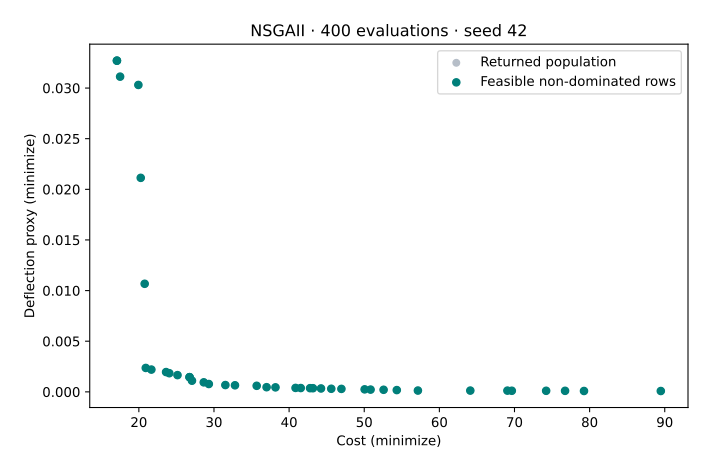

Generate this figure with Python:
"""Verified VAMOS 1.3.0 lesson: engineering. See coverage-setup for dependencies."""


def execute_example(problem, algorithm, config, budget, seed=42, engine="numpy"):
    import numpy as np

    from vamos import OptimizationResult, optimize

    result = optimize(problem, algorithm=algorithm, algorithm_config=config, max_evaluations=budget, seed=seed, engine=engine)
    G = result.data.get("G")
    if getattr(problem, "n_constraints", 0) and G is None:
        raise ValueError("Declared constraints are missing from the returned result.")
    feasible_rows = np.arange(len(result.F)) if G is None else np.flatnonzero(np.all(G <= 0, axis=1))
    if len(feasible_rows):
        feasible = OptimizationResult({"X": result.X[feasible_rows], "F": result.F[feasible_rows]})
        front, local = feasible.front(return_indices=True)
        front_rows = feasible_rows[local]
    else:
        front, front_rows = np.empty((0, problem.n_obj)), np.empty(0, dtype=int)
    print(f"Algorithm: {algorithm}; encoding: {problem.encoding}; backend: {engine}; seed: {seed}")
    print(f"Returned X: {result.X.shape}; F: {result.F.shape}; result mode: population")
    print(f"Feasible rows: {len(feasible_rows)}/{len(result.F)}; feasible non-dominated rows: {len(front)}")
    print(f"Evaluations: {result.data['evaluations']}")
    return {
        "problem": problem,
        "algorithm": algorithm,
        "config": config,
        "result": result,
        "feasible_rows": feasible_rows,
        "front": front,
        "front_rows": front_rows,
    }


def run_engineering(budget=400):
    import numpy as np

    from vamos.algorithms import NSGAIIConfig
    from vamos.problems import WeldedBeamDesignProblem

    problem = WeldedBeamDesignProblem()
    config = (
        NSGAIIConfig.builder()
        .pop_size(40)
        .offspring_size(40)
        .crossover("mixed", prob=0.9)
        .mutation("mixed", prob=1.0 / problem.n_var)
        .selection("tournament", size=2)
        .constraint_mode("feasibility")
        .result_mode("population")
        .build()
    )
    data = execute_example(problem, "nsgaii", config, budget)
    if not len(data["front_rows"]):
        raise ValueError("No feasible design; inspect the model and budget before selecting a candidate.")
    # An explicit preference: minimum cost among the feasible non-dominated rows.
    row = int(data["front_rows"][np.argmin(data["front"][:, 0])])
    data["selected_row"] = row
    print(f"Minimum-cost feasible front row: {row}")
    print("Decision (h, l, t, b, material, stiffeners):", np.round(data["result"].X[row], 6).tolist())
    print("Objectives (cost, deflection proxy):", np.round(data["result"].F[row], 6).tolist())
    print("Constraint residuals G <= 0:", np.round(data["result"].data["G"][row], 6).tolist())
    return data


def plot_example(data, output):
    from pathlib import Path

    import matplotlib

    matplotlib.use("Agg")
    import matplotlib.pyplot as plt
    import numpy as np

    output = Path(output)
    if output.exists():
        raise FileExistsError(f"Choose a new figure filename: {output}")
    if output.suffix.lower() != ".svg":
        raise ValueError("Use an .svg output filename.")
    f = data["result"].F
    with plt.rc_context({"svg.hashsalt": "vamos-coverage", "svg.fonttype": "none"}):
        fig = plt.figure(figsize=(7, 4.5), layout="constrained")
        if f.shape[1] == 3:
            ax = fig.add_subplot(projection="3d")
            ax.scatter(*f.T, c="#007f7a", s=22)
            ax.set(xlabel="f1", ylabel="f2", zlabel="f3")
            ax.set_box_aspect((1, 1, 0.85), zoom=0.85)
        else:
            ax = fig.add_subplot()
            ax.scatter(*f.T, c="#b6bec8", s=25, label="Returned population")
            if len(data["front"]):
                ax.scatter(*data["front"].T, c="#007f7a", s=30, label="Feasible non-dominated rows")
            labels = {
                "WeldedBeamDesignProblem": ("Cost (minimize)", "Deflection proxy (minimize)"),
                "FeatureSelectionProblem": ("Validation error (minimize)", "Feature count (minimize)"),
                "HyperparameterTuningProblem": ("Validation error (minimize)", "Complexity proxy (minimize)"),
            }
            xlabel, ylabel = labels.get(type(data["problem"]).__name__, ("f1 (minimize)", "f2 (minimize)"))
            ax.set(xlabel=xlabel, ylabel=ylabel)
            ax.legend()
        if data["problem"].__class__.__name__ in {"ZDT1", "ZDT1Problem"}:
            x = np.linspace(0, 1, 101)
            ax.plot(x, 1 - np.sqrt(x), "--", c="#7c8795", label="Analytical front")
            ax.legend()
        ax.set_title(f"{data['algorithm'].upper()} · {data['result'].data['evaluations']} evaluations · seed 42")
        fig.savefig(output, metadata={"Date": None}, bbox_inches="tight", pad_inches=0.25)
        plt.close(fig)
    output.write_text("\n".join(line.rstrip() for line in output.read_text(encoding="utf-8").splitlines()) + "\n", encoding="utf-8")


def lesson_cli(function, default_budget=400):
    import argparse

    parser = argparse.ArgumentParser(description="Run a bounded VAMOS example and optionally plot its actual result.")
    parser.add_argument("--budget", type=int, default=default_budget)
    parser.add_argument("--output", help="New SVG filename; requires Matplotlib")
    args = parser.parse_args()
    data = function(budget=args.budget)
    if args.output:
        plot_example(data, args.output)


if __name__ == "__main__":
    lesson_cli(run_engineering, default_budget=400)
